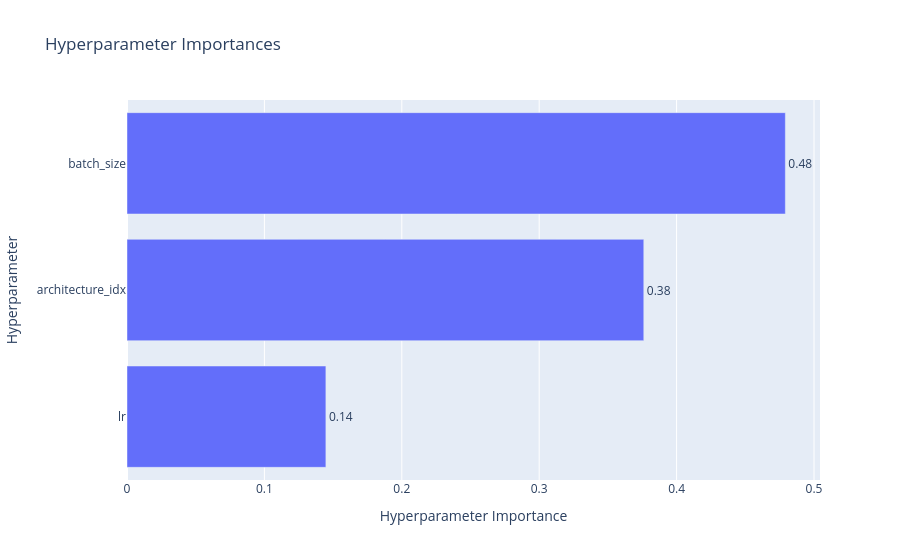

The notebook cell this image was saved under:
### Markdown cell above
### 3.4 Visualizar histórico da busca

### Code cell
optuna_vis.plot_param_importances(study)

### Figure 1 — Plotly figure (JSON) as saved in the notebook; plotly's stock layout.template omitted (floating-point values rounded to 4 significant figures)
{"data": [{"cliponaxis": false, "hovertemplate": ["lr (FloatDistribution): 0.144741595424834<extra></extra>", "architecture_idx (IntDistribution): 0.37611389831639397<extra></extra>", "batch_size (CategoricalDistribution): 0.47914450625877186<extra></extra>"], "name": "Objective Value", "orientation": "h", "text": ["0.14", "0.38", "0.48"], "textposition": "outside", "type": "bar", "x": [0.1447, 0.3761, 0.4791], "y": ["lr", "architecture_idx", "batch_size"]}], "layout": {"title": {"text": "Hyperparameter Importances"}, "xaxis": {"title": {"text": "Hyperparameter Importance"}}, "yaxis": {"title": {"text": "Hyperparameter"}}}}
